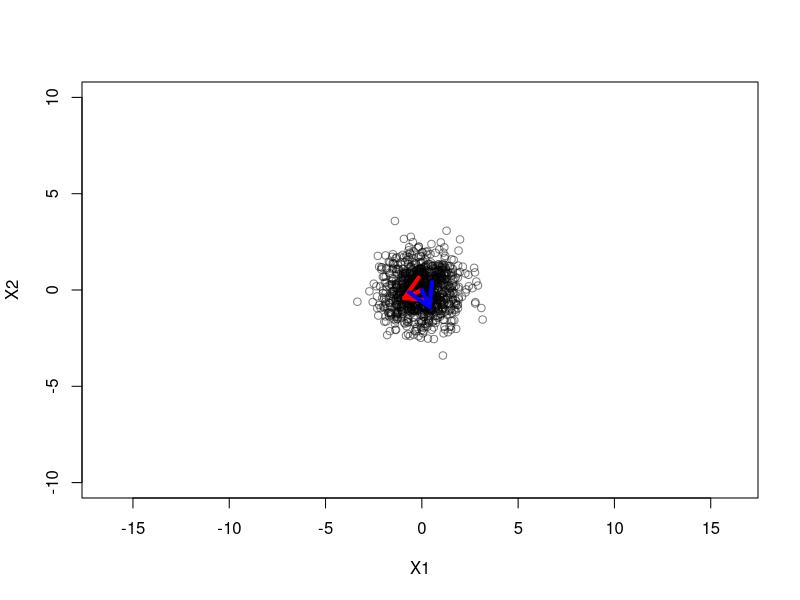
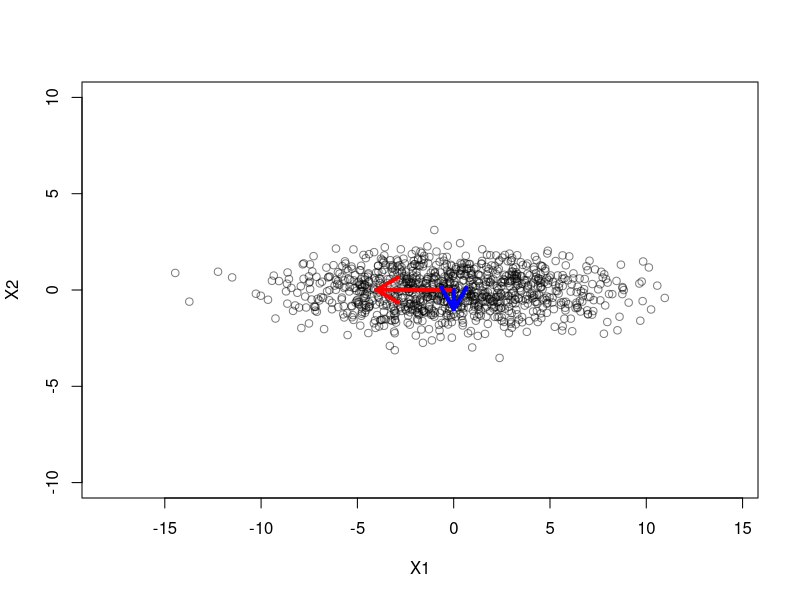
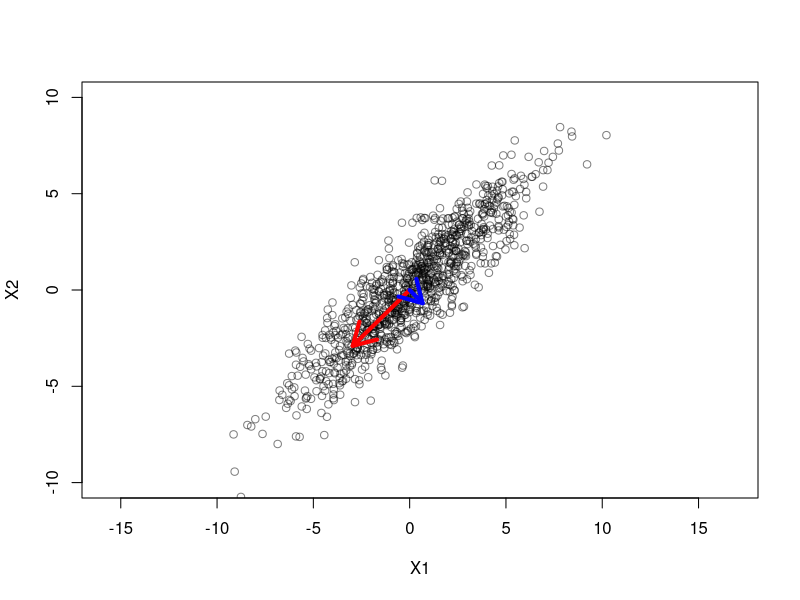

Here is the R script that generated these plots, in order:
library(scales)

generateData <- function (u, sdx, sdy){
  size <- 1000
  x0 <- rnorm(mean = u, sd = sdx, n = size)
  x1 <- rnorm(mean = u, sd = sdy, n = size)
  X <- matrix(x0, ncol = 1)
  cbind(X, matrix(x1, ncol = 1))
}

plotMatrix <- function(X){
  xdf <- data.frame(X)
  plot(xdf, ylim=c(-10, 10), asp=1, col = alpha("black",0.5))
}

plotEigenvectors <- function(X){
  C <- covarianceMatrix(X)
  eigenC <- eigen(C, symmetric = TRUE)
  dimensions <- eigenC$vectors %*% diag(sqrt(eigenC$values))
  arrows(0,0,dimensions[1,1],dimensions[2,1], lwd = 4, col = "red")
  arrows(0,0,dimensions[1,2],dimensions[2,2], lwd = 4, col = "blue")
}

rotationMatrix <- function(angle){
  matrix(c(cos(angle),sin(angle),-sin(angle),cos(angle)), nrow = 2, ncol= 2)
}

covarianceMatrix <- function(X){
  mu <- matrix(colMeans(X), nrow = 1)
  t(X)%*%X * (1/(nrow(X)-1)) - (t(mu)%*%mu)
}

#Theory

C <- diag(1,2,2)
eigenC <- eigen(C)
dimensions <- eigenC$vectors %*% diag(eigenC$values) 

#Simulatiom - white data u = 0 and sd = 1

X <- generateData(0,1,1)
plotMatrix(X)
plotEigenvectors(X)

#gaussian with u = 0 and sd = (4,1)

X <- generateData(0, 4, 1)
plotMatrix(X)
plotEigenvectors(X)

#White data u = 0 and sd = 1 rotate in 45 degrees CCW

X <- generateData(0, 4, 1)
rot45 <- rotationMatrix(-pi/4)
X <- X %*% rot45
plotMatrix(X)
plotEigenvectors(X)


